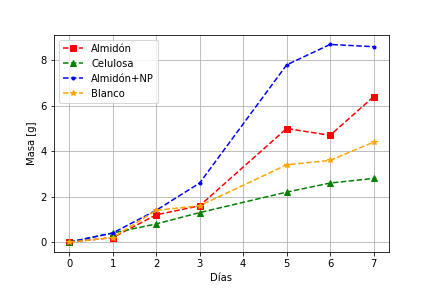

Source code (Python):
#!/usr/bin/env python
# coding: utf-8

# In[64]:


import numpy as np
import matplotlib.pyplot as plt
import pandas as pd


# In[65]:


data = pd.read_csv("data_primer-medicion.csv")


# In[66]:


# Definimos las listas con V1 (Volumen de HCl para que el NaOH con fenolftaleína pase de rosa a transparente)\n",
V1_1 = np.array(data["#1"])[::2]
V1_2 = np.array(data["#2"])[::2]
V1_3 = np.array(data["#3"])[::2]
V1_4 = np.array(data["#4"])[::2]
                       
# Definimos las listas con V2 (Volumen agregado de HCl para que el NaOH con fenolftaleína y naranja de metilo pase de naranja a rojo)\n",
V2_1 = np.array(data["#1"])[1::2]
V2_2 = np.array(data["#2"])[1::2]
V2_3 = np.array(data["#3"])[1::2]
V2_4 = np.array(data["#4"])[1::2]


# In[67]:


# Calculamos las diferencias de volumen que representan al CO2 atrapado en el NaOH\n",
DV_1 = V2_1 - V1_1 
DV_2 = V2_2 - V1_2
DV_3 = V2_3 - V1_3
DV_4 = V2_4 - V1_4


# In[68]:


#Le restamos el primer valor, dado que el NaOH ya estaba siendo usado\n",
DV_1 = DV_1 - DV_1[0]
DV_2 = DV_2 - DV_2[0]
DV_3 = DV_3 - DV_3[0]
DV_4 = DV_4 - DV_4[0]


# In[69]:


#agrego un 0 como primer valor
#DV_1 = np.insert(DV_1, 0, 0., axis=0) 
#DV_2 = np.insert(DV_2, 0, 0., axis=0)
#DV_3 = np.insert(DV_3, 0, 0., axis=0)
#DV_4 = np.insert(DV_4, 0, 0., axis=0)


# In[70]:


DV_1


# In[71]:


x=np.array([0,1,2,3,5,6,7])


# In[76]:


plt.plot(x,DV_1,'o--',label='Almidón')
plt.plot(x,DV_2,'o--',label='Celulosa')
plt.plot(x,DV_3,'o--',label='Almidón+NP')
plt.plot(x,DV_4,'o--',label='Blanco')
plt.legend()
plt.grid(True)
plt.xlabel('Días')
plt.ylabel('Volumen [mL]')
plt.show()


# In[73]:


def gramos(x):#meter el volumen de la diferencia
    return x*0.4545*0.5*44/5
    


# In[75]:


plt.plot(x,gramos(DV_1),'o--',label='Almidón')
plt.plot(x,gramos(DV_2),'o--',label='Celulosa')
plt.plot(x,gramos(DV_3),'o--',label='Almidón+NP')
plt.plot(x,gramos(DV_4),'o--',label='Blanco')
plt.legend()
plt.grid(True)
plt.xlabel('Días')
plt.ylabel('Masa [g]')
plt.savefig('primer_medicion.png')
plt.show()


# In[ ]:




